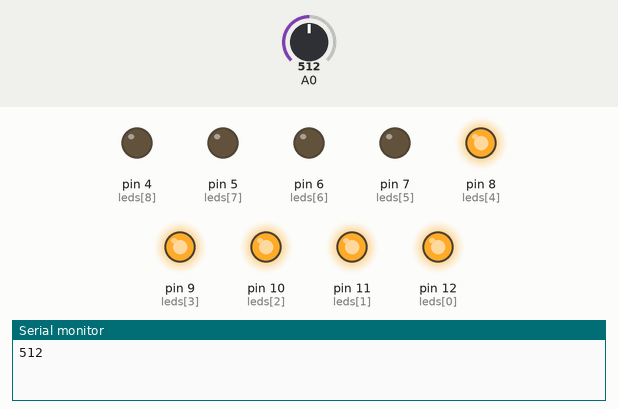
Recording of a sketch running on a simulated Arduino Uno, built with avr-gcc and run on an emulated ATmega328P. Shown: output pins drawn as LEDs (lit = HIGH), the last lines printed to the serial monitor. Inputs (shaded band) come from the test bench; at power-on: A0 = 512.

Above: at 1.2 s.
1.3 s: A0 set to 553
2.8 s: A0 set to 582
At 3.3 s:
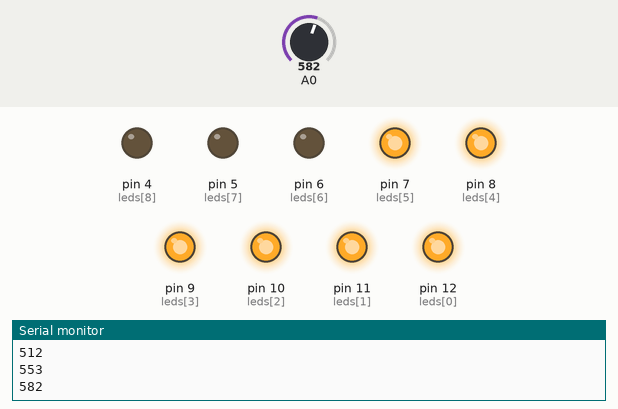
4.3 s: A0 set to 716
At 5.5 s:
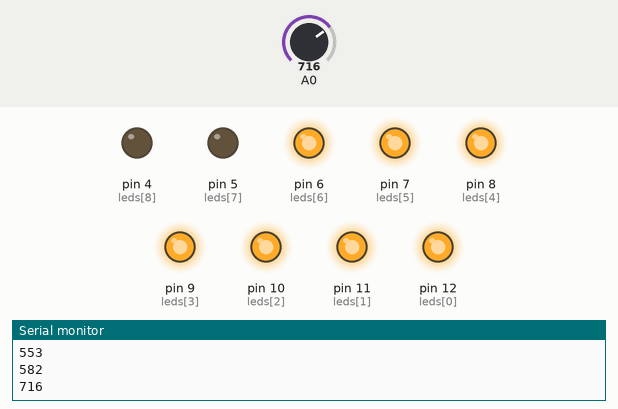
5.8 s: A0 set to 777
7.3 s: A0 set to 809
At 7.9 s:
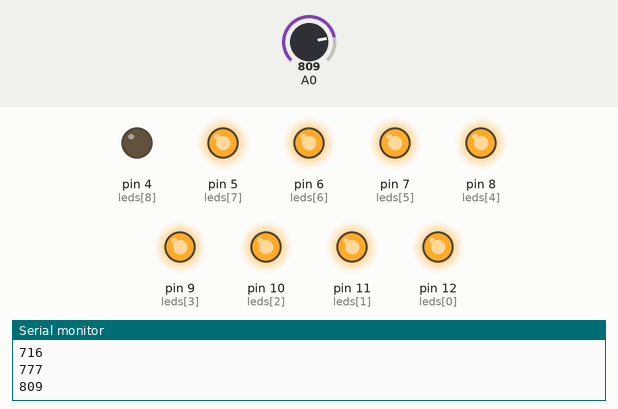
8.8 s: A0 set to 511
At 9.1 s:
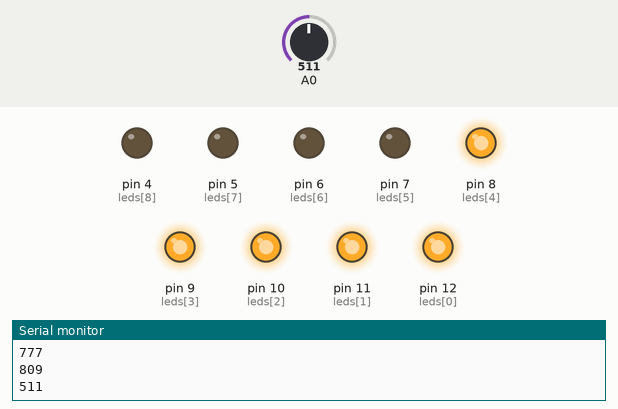
Timing chart, 0 to 11.3 s (numbered marks = the images above; inputs shaded):
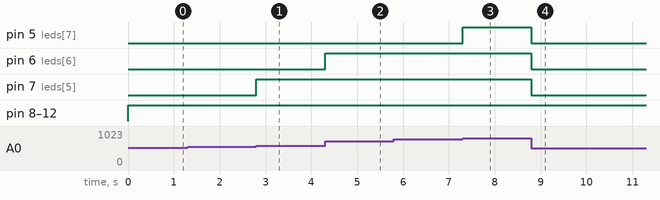

The sketch:

ProgramaT20.ino
```cpp
int leds[] = {12, 11, 10, 9, 8, 7, 6, 5, 4};
int limitesSuperiores[] = {2, 113, 226, 339, 452, 565, 678, 791, 904 };
void setup() {
  // put your setup code here, to run once:
  Serial.begin(9600);
  for (int i = 0; i <= 9; i++) {
    pinMode(leds[i], OUTPUT);
  }
}
int value = 0;
int i;
int contador = 0;
void loop() {
  // put your main code here, to run repeatedly:
  if (value != analogRead(A0)) {
    value = analogRead(A0);
    Serial.println(value);
  }

  if (value == 0) {
    ledsOff();
  }
  else {
    for (i = 12; i >= 4; i--) {
      if (i >= 12 - howManyLedsOn()) {
        digitalWrite(i, 1);
      } else {
        digitalWrite(i, 0);
      }
    }
  }
}


int howManyLedsOn() {
  contador = -1;
  for (int j = 0; j < 9; j++) {
    contador = (value >= limitesSuperiores[j]) ? contador += 1 : contador += 0 ;
  }
  //Serial.println( "contador " + (String)contador);
  return contador;
}

void ledsOff() {
  for (int i = 0; i <= 9; i++) {
    digitalWrite(leds[i], 0);
  }
}
```

Measured:
- the behaviour switches between 564 and 565 on A0 (found by bisection; images 0 and 1)
- the behaviour switches between 790 and 791 on A0 (found by bisection; images 2 and 3)
- after the input at 2.8 s, pin 7 (leds[5]): LOW → HIGH at once
- after the input at 4.3 s, pin 6 (leds[6]): LOW → HIGH at once
- after the input at 7.3 s, pin 5 (leds[7]): LOW → HIGH at once
- after the input at 8.8 s, pin 5 (leds[7]), pin 6 (leds[6]), pin 7 (leds[5]): HIGH → LOW at once
